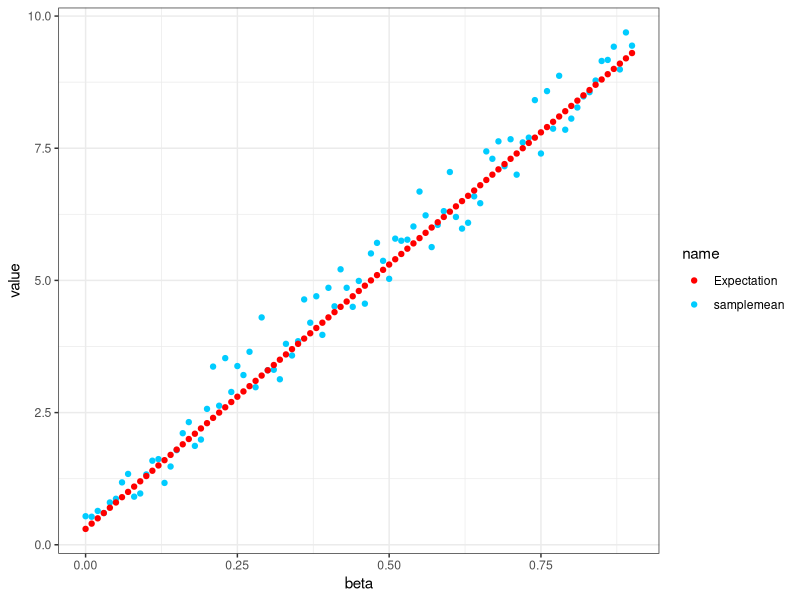
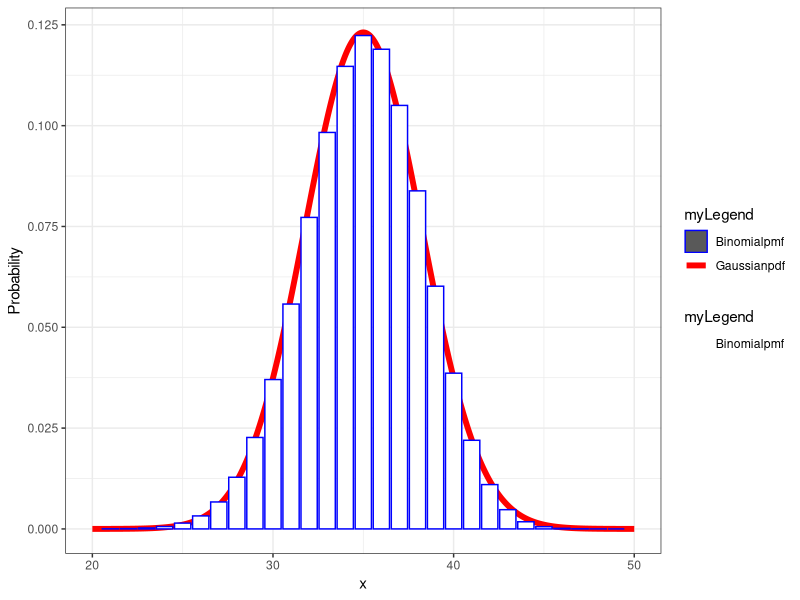
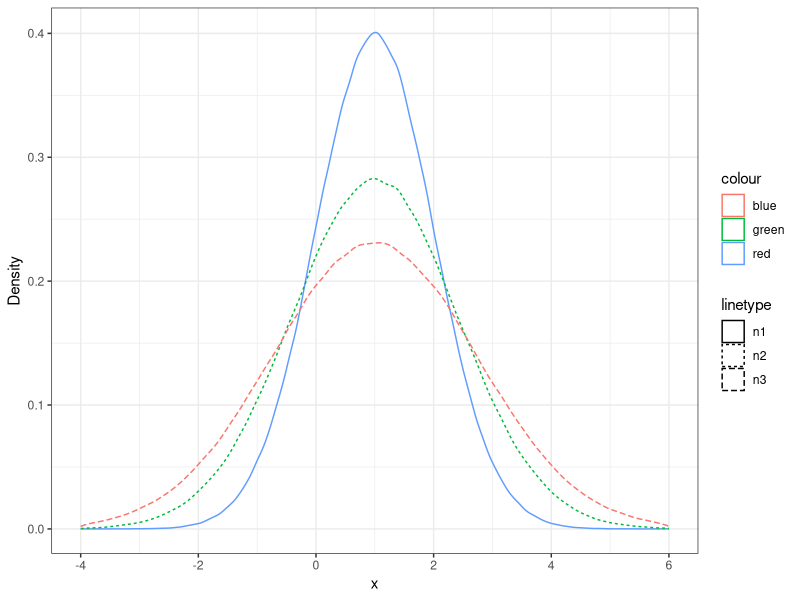
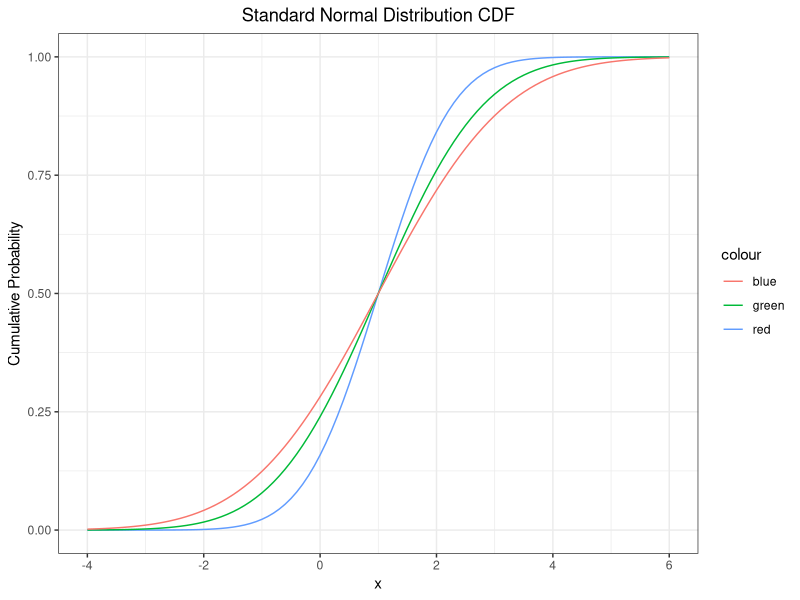
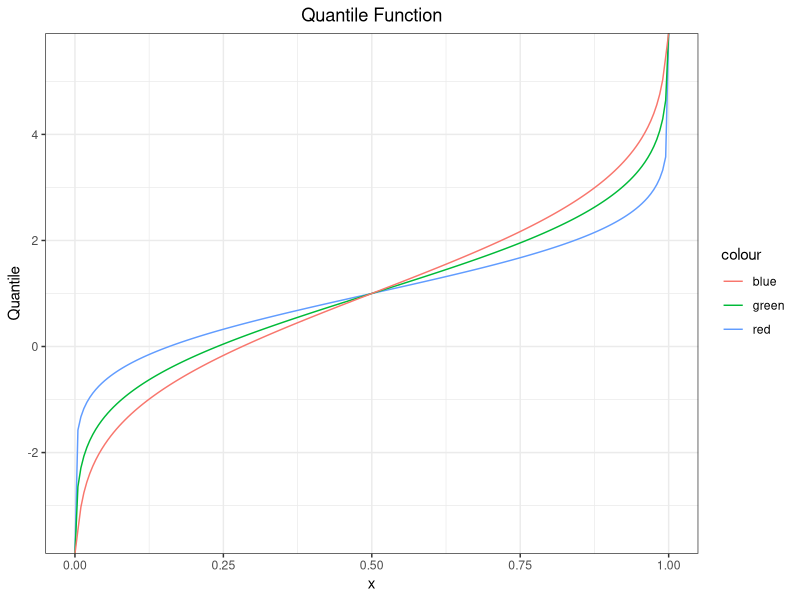
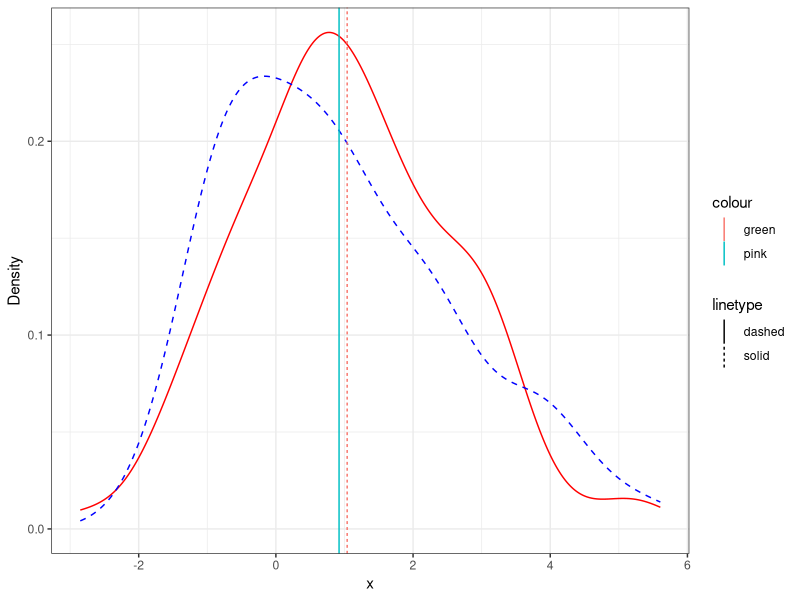

Source code (R) for these figures, in order: (Note: this script raises an error after producing the figures.)
## ---- chunk 1
library(tidyverse)
## ---- chunk 2
set.seed(0) 
n<-1000 
sample_X<-data.frame(U=runif(n))%>% 
  mutate(X=case_when( 
    (0<=U)&(U<0.25)~3, 
    (0.25<=U)&(U<0.5)~10, 
    (0.5<=U)&(U<=1)~0)) %>% 
  pull(X)
table_sample_X <- table(sample_X) / 1000
table_sample_X
## ---- chunk 3
sample_X_0310 <- function(alpha, beta, n) {
  sample_X<-data.frame(U=runif(n))%>% 
    mutate(X=case_when( 
      (0<=U)&(U<alpha)~3, 
      (alpha<=U)&(U<(alpha + beta))~10, 
      ((alpha + beta)<=U)&(U<=1)~0)) %>% 
    pull(X)
}
sample <- sample_X_0310(0.25, 0.25, 1000)
table_sample <- table(sample) / 1000
table_sample
## ---- chunk 4
sample <- sample_X_0310(0.5, 0.1, 10000)
mean_sample <- mean(sample)
mean_sample
## ---- chunk 5
sample_v <- sample_X_0310(0.5, 0.1, 10000)
var_sample <- var(sample_v)
var_sample
## ---- chunk 6
df <- data.frame(beta=seq(0, 0.9, 0.01))
df <- df %>%
  mutate(sample_X=map(.x=beta, ~sample_X_0310(0.1,.x,100))) %>%
  mutate(samplemean=map_dbl(.x=sample_X, .f=mean)) %>%
  mutate(Expectation=map_dbl(.x=beta, ~(.x*10 + 0.3)))
## ---- chunk 7
df %>% ggplot() + labs(x="beta", y="value") + theme_bw() +
  geom_point(aes(x=beta, y=samplemean,color="samplemean")) +
  geom_point(aes(x=beta, y=Expectation,color="Expectation")) +
  scale_color_manual(name="name",values = c("Expectation"="red","samplemean"="#00CCFF"))
## ---- chunk 8
my_cdf_exp <- function(x, lambda) {
  f <- function(x) lambda*exp(-lambda*x)
  if (x > 0) {
    result <- integrate(f, lower = 0, upper = x)$value
  } else {
    result <- 0
  }
  
  return(result)
}
lambda<-1/2
map_dbl(.x=seq(-1,4),.f=~my_cdf_exp(x=.x,lambda=lambda))
## ---- chunk 9
test_inputs<-seq(-1,10,0.1)  
my_cdf_output<-map_dbl(.x=test_inputs, .f=~my_cdf_exp(x=.x,lambda=lambda))
inbuilt_cdf_output<-map_dbl(.x=test_inputs,.f=~pexp(q=.x,rate=lambda))
all.equal(my_cdf_output,inbuilt_cdf_output)
## ---- chunk 10
my_quantile_exp <- function(p, lambda) {
  f <- -log(1 - p) / lambda
  return(f)
}
my_quantile_exp(0.01, 0.5)
qexp(0.01, 0.5)
## ---- chunk 11
test_inputs<-seq(0.01,0.99,0.01)
my_output<-map_dbl(.x=test_inputs, .f=~my_quantile_exp(p=.x,lambda=lambda))
qexp_output<-map_dbl(.x=test_inputs,.f=~qexp(.x,rate=0.5))
all.equal(my_output,qexp_output)
## ---- chunk 12
binom_df <- data.frame(x=seq(0, 50, 1))
binom_df <- binom_df %>% 
  mutate(pmf=dbinom(x,size=50,prob=0.7))
head(binom_df, 3)
## ---- chunk 13
gaussian_df <- data.frame(x=seq(0, 50, 0.01))
gaussian_df <- gaussian_df %>%
  mutate(pdf=dnorm(x,mean=50*0.7,sd=sqrt(50*0.7*(1-0.7))))
head(gaussian_df, 3)
## ---- chunk 14
colors<-c("Gaussianpdf"="red","Binomialpmf"="blue")
fill<-c("Gaussianpdf"="white","Binomialpmf"="white")

ggplot()+labs(x="x",y="Probability")+theme_bw()+
  geom_line(data=gaussian_df,aes(x,y=pdf,color="Gaussianpdf"),size=2)+
  geom_col(data=binom_df,aes(x=x,y=pmf,color="Binomialpmf",fill="Binomialpmf"))+
  scale_color_manual(name="myLegend",values=colors)+
  scale_fill_manual(name="myLegend",values=fill)+
  xlim(c(20,50))
## ---- chunk 15
n1<-rnorm(1000000,1,sqrt(1))
n2<-rnorm(1000000,1,sqrt(2))
n3<-rnorm(1000000,1,sqrt(3))
plot_obj <- ggplot() + labs(x="x", y="Density") + theme_bw() +
  geom_density(aes(x=n1,color="red",linetype="n1")) + 
  geom_density(aes(x=n2,color="green",linetype="n2")) +
  geom_density(aes(x=n3,color="blue",linetype="n3"))+
  xlim(c(-4,6))
plot_obj
## ---- chunk 16
x_p <- seq(-4,6,0.1)
df <- data.frame(x = x_p, cdf_values1 = pnorm(x_p, 1,sqrt(1)), cdf_values2 = pnorm(x_p, 1,sqrt(2)), cdf_values3 = pnorm(x_p, 1,sqrt(3)))
df %>% 
  ggplot() + theme_bw() +
  labs(x = "x", y = "Cumulative Probability", title = "Standard Normal Distribution CDF") +
  theme(plot.title = element_text(hjust = 0.5)) + 
  geom_line(aes(x=x,y=cdf_values1,color="red")) + 
  geom_line(aes(x=x,y=cdf_values2,color="green")) + 
  geom_line(aes(x=x,y=cdf_values3,color="blue")) 
  
## ---- chunk 17
x_q <- seq(0,1,0.005)
df <- data.frame(x = x_q, q_values1 = qnorm(x_q, 1,sqrt(1)), q_values2 = qnorm(x_q, 1,sqrt(2)), q_values3 = qnorm(x_q, 1,sqrt(3)))
df %>% 
  ggplot() + theme_bw() +
  labs(x = "x", y = "Quantile", title = "Quantile Function") +
  theme(plot.title = element_text(hjust = 0.5)) +
  geom_line(aes(x=x,y=q_values1,color="red")) + 
  geom_line(aes(x=x,y=q_values2,color="green")) + 
  geom_line(aes(x=x,y=q_values3,color="blue")) 
## ---- chunk 18
set.seed(0)
standardGaussianSample <- rnorm(100, mean = 0, sd = 1)
## ---- chunk 19
mean1Var3GaussianSampleA <- standardGaussianSample * sqrt(3) + 1
## ---- chunk 20

## ---- chunk 21
mean1Var3GaussianSampleB <- rnorm(100, mean = 1, sd = sqrt(3))
ggplot() + theme_bw() +
  labs(x = "x", y = "Density") +
  geom_density(aes(x=mean1Var3GaussianSampleA),color="red",linetype="solid") + 
  geom_density(aes(x=mean1Var3GaussianSampleB),color="blue",linetype="dashed") +
  geom_vline(aes(xintercept=mean(mean1Var3GaussianSampleA),color="green",linetype="solid")) + 
  geom_vline(aes(xintercept=mean(mean1Var3GaussianSampleB),color="pink",linetype="dashed"))
## ---- chunk 22
set.seed(0) 
num_trials_per_sample_size<-1000 
min_sample_size<-30 
max_sample_size<-500 
sample_size_inc<-5 
mu_0<-1 
sigma_0<-3 

simulation_df <- crossing(
  trial = seq(num_trials_per_sample_size),
  sample_size = seq(min_sample_size, max_sample_size, sample_size_inc)
) %>%
  mutate(
    simulation = pmap(
      .l = list(trial, sample_size),
      .f = ~rnorm(.y, mean = mu_0, sd = sigma_0)
    )
  ) %>%
  mutate(sample_md = map_dbl(.x = simulation, .f = median)) %>%
  group_by(sample_size) %>%
  summarise(msq_error_md = mean((sample_md - mu_0)^2))
## ---- chunk 23
set.seed(0) 
num_trials_per_sample_size<-1000 
min_sample_size<-30 
max_sample_size<-500 
sample_size_inc<-5 
mu_0<-1 
sigma_0<-3 

simulation_df <- crossing(
  trial = seq(num_trials_per_sample_size),
  sample_size = seq(min_sample_size, max_sample_size, sample_size_inc)
) %>%
  mutate(
    simulation = pmap(
      .l = list(trial, sample_size),
      .f = ~rnorm(.y, mean = mu_0, sd = sigma_0)
    ),
    sample_md = map_dbl(.x = simulation, .f = median),
    sample_mn = map_dbl(.x = simulation, .f = mean)
  ) %>%
  group_by(sample_size) %>%
  summarise(
    msq_error_md = mean((sample_md - mu_0)^2),
    msq_error_mn = mean((sample_mn - mu_0)^2)
  )

simulation_df %>% 
  ggplot(aes(x=sample_size)) + theme_bw() +
  labs(x = "Sample size", y = "Mean square error") + 
  geom_smooth(aes(y=msq_error_mds),color="blue",linetype="dashed") +
  geom_smooth(aes(y=msq_error_mn),color="red",linetype="solid") 
